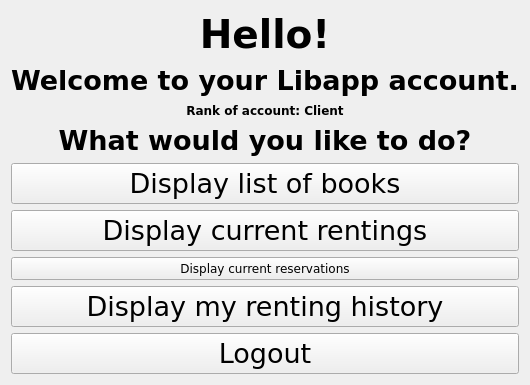
      <widget class="QWidget" name="client_home_page">
       <layout class="QGridLayout" name="gridLayout_3">
        <item row="0" column="0">
         <layout class="QVBoxLayout" name="verticalLayout_4">
          <item>
           <layout class="QGridLayout" name="gridLayout">
            <item row="0" column="0">
             <widget class="QLabel" name="helloClientLabel">
              <property name="sizePolicy">
               <sizepolicy hsizetype="Preferred" vsizetype="Maximum">
                <horstretch>0</horstretch>
                <verstretch>0</verstretch>
               </sizepolicy>
              </property>
              <property name="font">
               <font>
                <family>DejaVu Sans</family>
                <pointsize>29</pointsize>
                <weight>75</weight>
                <bold>true</bold>
               </font>
              </property>
              <property name="text">
               <string>Hello!</string>
              </property>
              <property name="alignment">
               <set>Qt::AlignCenter</set>
              </property>
             </widget>
            </item>
            <item row="1" column="0">
             <widget class="QLabel" name="clientHomeWelcomeLabel">
              <property name="sizePolicy">
               <sizepolicy hsizetype="Preferred" vsizetype="Maximum">
                <horstretch>0</horstretch>
                <verstretch>0</verstretch>
               </sizepolicy>
              </property>
              <property name="font">
               <font>
                <family>DejaVu Sans</family>
                <pointsize>20</pointsize>
                <weight>75</weight>
                <bold>true</bold>
               </font>
              </property>
              <property name="text">
               <string>Welcome to your Libapp account.</string>
              </property>
              <property name="alignment">
               <set>Qt::AlignCenter</set>
              </property>
             </widget>
            </item>
            <item row="3" column="0">
             <widget class="QLabel" name="clientHomeQstLabel">
              <property name="sizePolicy">
               <sizepolicy hsizetype="Preferred" vsizetype="MinimumExpanding">
                <horstretch>0</horstretch>
                <verstretch>0</verstretch>
               </sizepolicy>
              </property>
              <property name="font">
               <font>
                <family>DejaVu Sans</family>
                <pointsize>20</pointsize>
                <weight>75</weight>
                <bold>true</bold>
               </font>
              </property>
              <property name="text">
               <string>What would you like to do?</string>
              </property>
              <property name="alignment">
               <set>Qt::AlignCenter</set>
              </property>
             </widget>
            </item>
            <item row="2" column="0">
             <widget class="QLabel" name="clientModeLabel">
              <property name="sizePolicy">
               <sizepolicy hsizetype="Preferred" vsizetype="Maximum">
                <horstretch>0</horstretch>
                <verstretch>0</verstretch>
               </sizepolicy>
              </property>
              <property name="font">
               <font>
                <family>DejaVu Sans</family>
                <weight>75</weight>
                <bold>true</bold>
               </font>
              </property>
              <property name="text">
               <string>Rank of account: Client</string>
              </property>
              <property name="alignment">
               <set>Qt::AlignCenter</set>
              </property>
             </widget>
            </item>
           </layout>
          </item>
          <item>
           <layout class="QGridLayout" name="gridLayout_2">
            <item row="2" column="0">
             <widget class="QPushButton" name="clientDisplayRentingsButton">
              <property name="sizePolicy">
               <sizepolicy hsizetype="Minimum" vsizetype="MinimumExpanding">
                <horstretch>0</horstretch>
                <verstretch>0</verstretch>
               </sizepolicy>
              </property>
              <property name="font">
               <font>
                <family>DejaVu Sans</family>
                <pointsize>20</pointsize>
                <weight>50</weight>
                <bold>false</bold>
               </font>
              </property>
              <property name="text">
               <string>Display current rentings</string>
              </property>
             </widget>
            </item>
            <item row="4" column="0">
             <widget class="QPushButton" name="clientDisplayHistoryButton">
              <property name="sizePolicy">
               <sizepolicy hsizetype="Minimum" vsizetype="MinimumExpanding">
                <horstretch>0</horstretch>
                <verstretch>0</verstretch>
               </sizepolicy>
              </property>
              <property name="font">
               <font>
                <family>DejaVu Sans</family>
                <pointsize>20</pointsize>
                <weight>50</weight>
                <bold>false</bold>
               </font>
              </property>
              <property name="text">
               <string>Display my renting history</string>
              </property>
             </widget>
            </item>
            <item row="5" column="0">
             <widget class="QPushButton" name="clientLogoutButton">
              <property name="sizePolicy">
               <sizepolicy hsizetype="Minimum" vsizetype="MinimumExpanding">
                <horstretch>0</horstretch>
                <verstretch>0</verstretch>
               </sizepolicy>
              </property>
              <property name="font">
               <font>
                <family>DejaVu Sans</family>
                <pointsize>20</pointsize>
                <weight>50</weight>
                <bold>false</bold>
               </font>
              </property>
              <property name="text">
               <string>Logout</string>
              </property>
             </widget>
            </item>
            <item row="0" column="0">
             <widget class="QPushButton" name="clientDisplayBooksButton">
              <property name="sizePolicy">
               <sizepolicy hsizetype="Minimum" vsizetype="MinimumExpanding">
                <horstretch>0</horstretch>
                <verstretch>0</verstretch>
               </sizepolicy>
              </property>
              <property name="font">
               <font>
                <family>DejaVu Sans</family>
                <pointsize>20</pointsize>
                <weight>50</weight>
                <bold>false</bold>
               </font>
              </property>
              <property name="text">
               <string>Display list of books</string>
              </property>
             </widget>
            </item>
            <item row="3" column="0">
             <widget class="QPushButton" name="clientDisplayReservationsButton">
              <property name="sizePolicy">
               <sizepolicy hsizetype="Minimum" vsizetype="MinimumExpanding">
                <horstretch>0</horstretch>
                <verstretch>0</verstretch>
               </sizepolicy>
              </property>
              <property name="font">
               <font>
                <family>DejaVu Sans</family>
               </font>
              </property>
              <property name="text">
               <string>Display current reservations</string>
              </property>
             </widget>
            </item>
           </layout>
          </item>
         </layout>
        </item>
       </layout>
      </widget>
